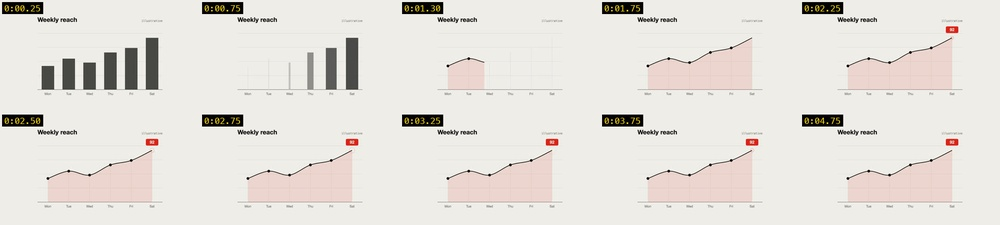
#> input picture recipes/data/media/chart-morph.jpg, 1000 x 225 px, shrunk from 1920 x 432 before the run
$ python match_grade.py ../recipes/data/media/chart-morph.jpg ../recipes/data/media/flowing-paths.jpg out.png
#> lines starting #> are read from the running program, lines starting #| are printed output that depends on the picture
"""Colour match in CIELAB: bake the difference between two frames into a 33x33x33 .cube LUT.

usage (from the repo root): uv run --with numpy --with pillow python tools/match_grade.py ref.png src.png out.cube [--strength 1.0]

ref is a frame from the code-rendered footage (the look to match), src a frame from the generated clip. Measure background
only: crop or mask the subject out of both first. Per channel in CIELAB (D65), the mean and standard deviation of src are
moved to those of ref (Reinhard et al. 2001). --strength 0 leaves the clip alone, 1 matches fully; start at 0.5-0.8 on real
footage, where the whole-frame statistics also push skin tones and highlights. sRGB in and out, R varies fastest in the .cube.
Use one LUT for the whole clip (a LUT per frame flickers):
  ffmpeg -i clip.mp4 -vf "lut3d=file=out.cube:interp=tetrahedral" ...
Prints the Lab mean and std of both frames. Checked on synthetic frames only (playbook/05-hybrid-genvideo.md).
"""
import argparse
import numpy as np
from PIL import Image

M = np.array([[0.4124564, 0.3575761, 0.1804375], [0.2126729, 0.7151522, 0.0721750], [0.0193339, 0.1191920, 0.9503041]])
WP = np.array([0.95047, 1.0, 1.08883])  # sRGB primaries, D65 white


def lin(c): return np.where(c <= 0.04045, c / 12.92, ((c + 0.055) / 1.055) ** 2.4)
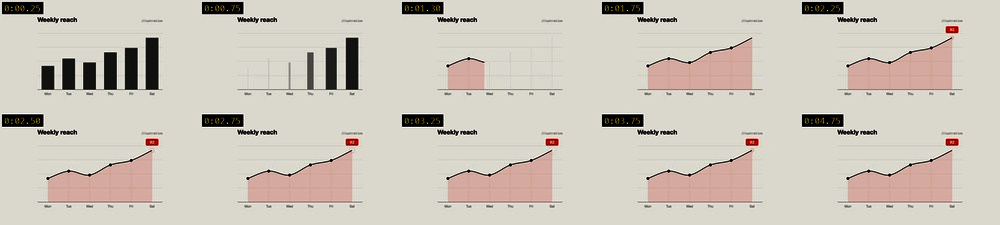
#> returned value: shape (225, 1000, 3) float64; mean of channels 0, 1, 2 0.809, 0.78, 0.741; drawn as R, G, B
def enc(c): c = np.clip(c, 0, 1); return np.where(c <= 0.0031308, 12.92 * c, 1.055 * c ** (1 / 2.4) - 0.055)
def f(t): d = 6 / 29; return np.where(t > d ** 3, np.cbrt(t), t / (3 * d * d) + 4 / 29)
#> after `d = 6 / 29`: d = 0.207
#> after `return np.where(t > d ** 3, np.cbrt(t), t / (3 * d * d) + 4 / 29)`:
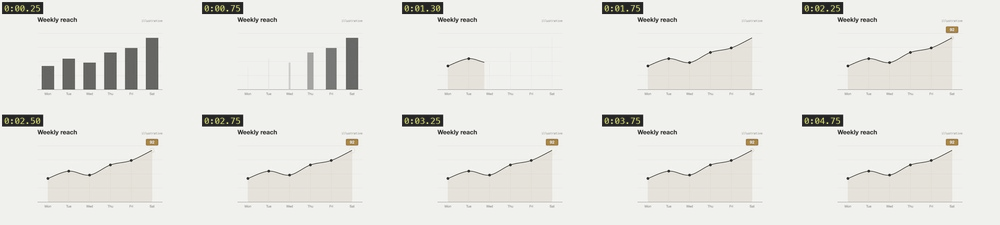
#> returned value: shape (225, 1000, 3) float64; mean of channels 0, 1, 2 0.908, 0.907, 0.891; drawn as R, G, B
def finv(t): d = 6 / 29; return np.where(t > d, t ** 3, 3 * d * d * (t - 4 / 29))


def to_lab(rgb):  # rgb in 0-1, shape (..., 3)
    fx = f(lin(rgb) @ M.T / WP)
    return np.stack([116 * fx[..., 1] - 16, 500 * (fx[..., 0] - fx[..., 1]), 200 * (fx[..., 1] - fx[..., 2])], -1)
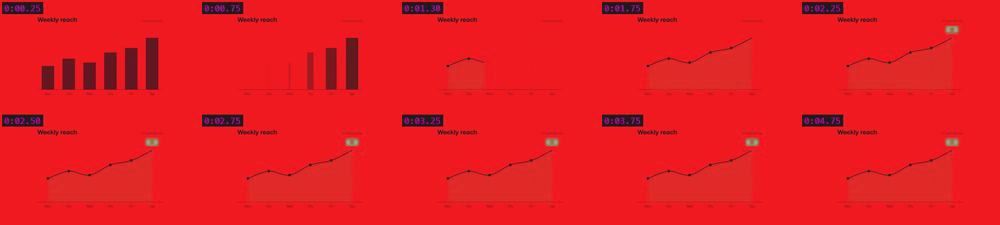
#> returned value: shape (225, 1000, 3) float64; mean of channels 0, 1, 2 89.2, 0.4, 3.2; drawn with min black and max white


def to_rgb(lab):
    fy = (lab[..., 0] + 16) / 116
    fx, fz = fy + lab[..., 1] / 500, fy - lab[..., 2] / 200
    return enc((np.stack([finv(fx), finv(fy), finv(fz)], -1) * WP) @ np.linalg.inv(M).T)


def stats(path):
    lab = to_lab(np.asarray(Image.open(path).convert("RGB"), np.float64) / 255).reshape(-1, 3)
    return lab.mean(0), lab.std(0)


def main():
    ap = argparse.ArgumentParser(description="match one frame's Lab statistics to another's and write a .cube LUT")
    ap.add_argument("ref", help="frame with the look to match (code-rendered)")
    ap.add_argument("src", help="frame from the generated clip")
    ap.add_argument("out", help="the .cube file to write")
    ap.add_argument("--strength", type=float, default=1.0, help="0 = no change, 1 = full match (default 1)")
    a = ap.parse_args()
    (mr, sr), (ms, ss) = stats(a.ref), stats(a.src)
#> call 2 of stats, with path = '../recipes/data/media/flowing-paths.jpg'
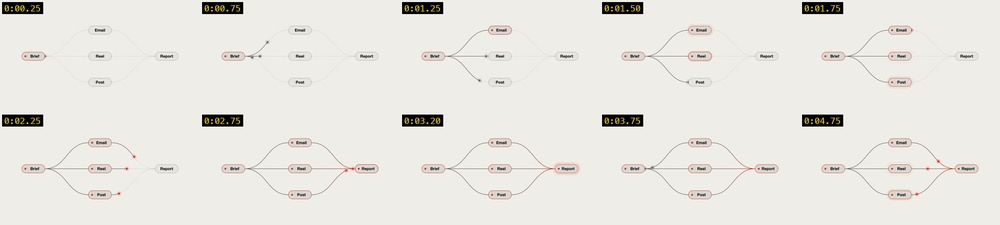
#> input picture recipes/data/media/flowing-paths.jpg, 1000 x 225 px, shrunk from 1920 x 432 before the run
#> in lin (call 2), `def lin(c): return np.where(c <= 0.04045, c / 12.92, ((c + 0.055) / 1...`:
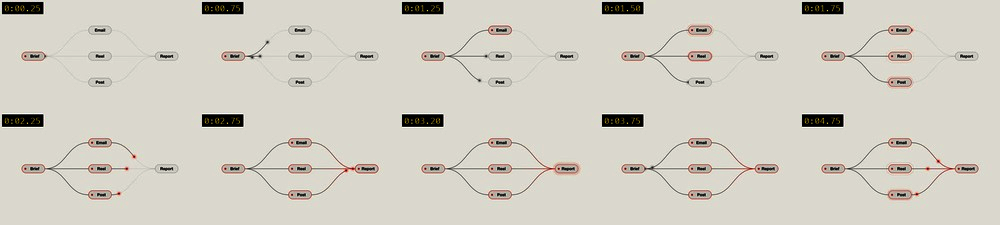
#> returned value: shape (225, 1000, 3) float64; mean of channels 0, 1, 2 0.825, 0.812, 0.772; drawn as R, G, B
#> in f (call 2), `return np.where(t > d ** 3, np.cbrt(t), t / (3 * d * d) + 4 / 29)`:
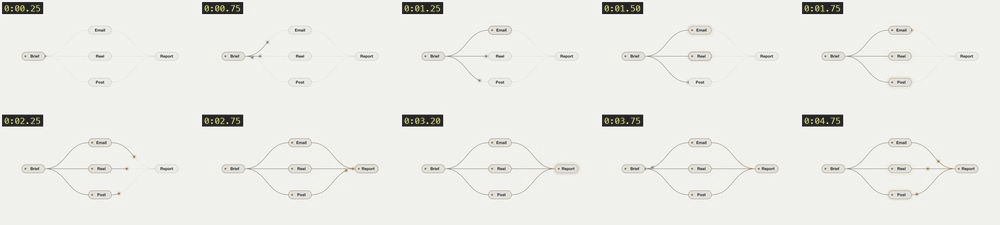
#> returned value: shape (225, 1000, 3) float64; mean of channels 0, 1, 2 0.922, 0.923, 0.909; drawn as R, G, B
#> in to_lab (call 2), `return np.stack([116 * fx[..., 1] - 16, 500 * (fx[..., 0] - fx[..., 1]..`:
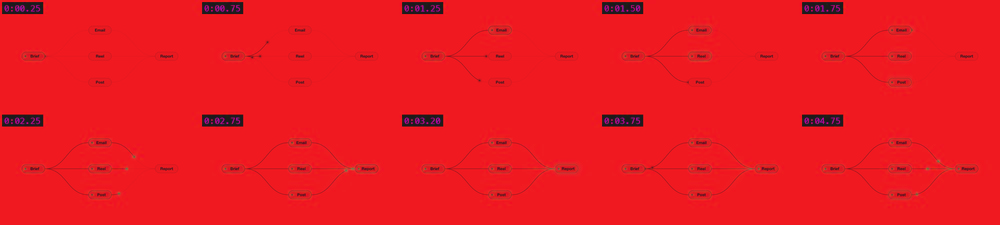
#> returned value: shape (225, 1000, 3) float64; mean of channels 0, 1, 2 91.1, -0.3, 2.9; drawn with min black and max white
#> mr = [89.21, 0.443, 3.19]; sr = [15.31, 3.44, 3.13]; ms = [91.06, -0.337, 2.86]; ss = [12.78, 1.47, 2.59]
    gain = 1 + (np.where(ss > 1e-6, sr / ss, 1.0) - 1) * a.strength  # pull the std towards ref per channel ...
#> gain = [1.2, 2.34, 1.21]
    target = ms + (mr - ms) * a.strength                               # ... then the mean
#> target = [89.21, 0.443, 3.19]
    n = 33
    g = np.linspace(0, 1, n)
    B, G, R = np.meshgrid(g, g, g, indexing="ij")                      # .cube order: R fastest, B slowest
    rgb = to_rgb((to_lab(np.stack([R, G, B], -1).reshape(-1, 3)) - ms) * gain + target)
    with open(a.out, "w") as fh:
        fh.write(f'TITLE "match_grade"\nLUT_3D_SIZE {n}\nDOMAIN_MIN 0 0 0\nDOMAIN_MAX 1 1 1\n')
        fh.writelines(f"{r:.6f} {g_:.6f} {b:.6f}\n" for r, g_, b in rgb)
    print("ref", mr.round(1), sr.round(1), "src", ms.round(1), ss.round(1))
#| ref [89.2  0.4  3.2] [15.3  3.4  3.1] src [91.1 -0.3  2.9] [12.8  1.5  2.6]


if __name__ == "__main__":
    main()
